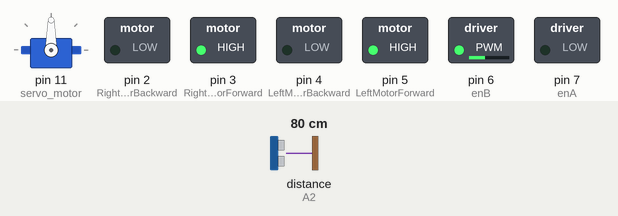
Recording of a sketch running on a simulated Arduino Uno, built with avr-gcc and run on an emulated ATmega328P. Shown: servo, switched loads named in the sketch (green lamp = pin HIGH). The inputs (shaded band) are chosen by the test bench; at power-on: distance to the obstacle (sensor on A2) 80 cm. The echo pulse lasts 58.3 µs per cm.

Above: at 5.3 s.
5.4 s: distance to the obstacle (sensor on A2) set to 67 cm
6.9 s: distance to the obstacle (sensor on A2) set to 60 cm
At 9.6 s:
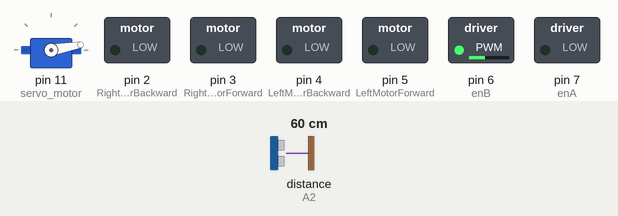
9.9 s: distance to the obstacle (sensor on A2) set to 57 cm
At 12.8 s:
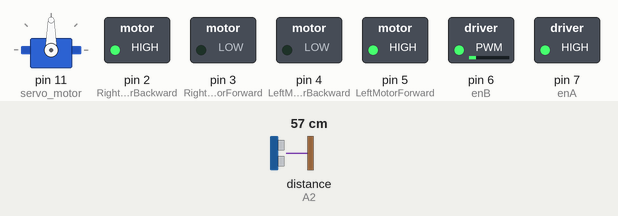
12.9 s: distance to the obstacle (sensor on A2) set to 120 cm
At 13.33 s:
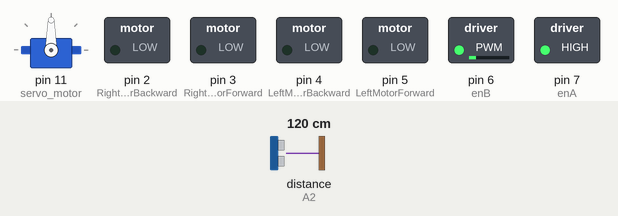
14.9 s: distance to the obstacle (sensor on A2) set to 2 cm
At 19.8 s:
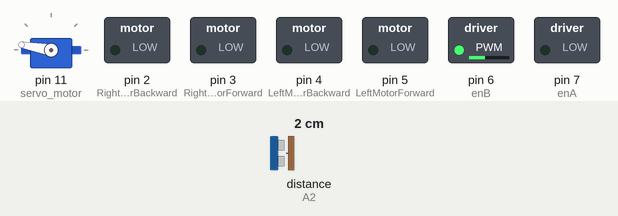
Timing chart, 0 to 24.4 s (numbered marks = the images above; inputs shaded):
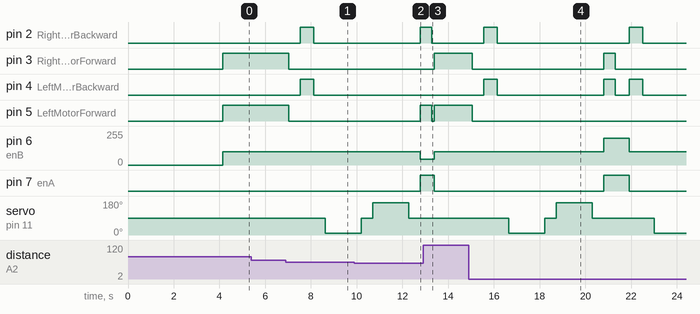

The sketch:

Robot-Obstacle-Avoiding.ino
```cpp
#include <Servo.h>          //Servo motor library.
#include <NewPing.h>        //Ultrasonic sensor function library.

//our HEX WB291111 control pins
const int enB = 6;
const int LeftMotorForward = 5;
const int LeftMotorBackward = 4;

const int enA = 7;
const int RightMotorForward = 3;
const int RightMotorBackward = 2;

//sensor pins
#define trig_pin A1 //analog input 1
#define echo_pin A2 //analog input 2

#define maximum_distance 200
boolean goesForward = false;
int distance = 100;

#define maxSpeed 100
int currentSpeed = 100;

boolean turnedLeft = false;

NewPing sonar(trig_pin, echo_pin, maximum_distance); //sensor function
Servo servo_motor; //our servo name


void setup() {

  pinMode(enA, OUTPUT);
  pinMode(enB, OUTPUT);
  pinMode(RightMotorForward, OUTPUT);
  pinMode(LeftMotorForward, OUTPUT);
  pinMode(LeftMotorBackward, OUTPUT);
  pinMode(RightMotorBackward, OUTPUT);

  servo_motor.attach(11); //our servo pin

  servo_motor.write(90);
  delay(3000);
  distance = readPing();
  delay(200);
  distance = readPing();
  delay(200);
  distance = readPing();
  delay(200);
  distance = readPing();
  delay(200);
}

void loop() {
  boolean isCloseToObstacle = false;
  int distanceRight = 0;
  int distanceLeft = 0;
  delay(50);

  //When we recognize obstacle between 7 cm to 15 cm, we'll slow down
  if(distance <= 150 && distance > 65 && distance%10 == 0)
  {
    currentSpeed -= 10;
    isCloseToObstacle = true;
  }
  else if (distance <= 65) {
    moveStop();
    delay(500);
    moveBackward();
    delay(600);
    moveStop();
    delay(500);
    distanceRight = lookRight();
    delay(500);
    distanceLeft = lookLeft();
    delay(500);

    if (distance >= distanceLeft || distance >= distanceRight) { //the distance of one of the sides is longer than 6 cm
      if (distanceLeft < distanceRight)
      {
        turnRight();
        moveStop();
      }
      else
      {
        turnLeft();
        moveStop();
      }
    }
    else { //The distance on both sides is shorter than 6 cm, so we'll reverse
      moveBackward();
    }
  }
  else {
    if(isCloseToObstacle == true)
    {
        currentSpeed = 100;
    }
    moveForward();
  }

  distance = readPing();
}

int lookRight() {
  servo_motor.write(10);
  delay(1000);
  int distance = readPing();
  delay(500);
  servo_motor.write(90);
  return distance;
}

int lookLeft() {
  servo_motor.write(170);
  delay(1000);
  int distance = readPing();
  delay(500);
  servo_motor.write(90);
  return distance;
  delay(500);
}

int readPing() {
  delay(70);
  int cm = sonar.ping_cm();
  if (cm == 0) { //the sensor dont recognize any obstacle that is in distance less than max distance
    cm = 250;
  }
  return cm;
}

void moveStop() {

  digitalWrite(RightMotorForward, LOW);
  digitalWrite(LeftMotorForward, LOW);
  digitalWrite(RightMotorBackward, LOW);
  digitalWrite(LeftMotorBackward, LOW);
}

void moveForward() {

  if (!goesForward) {

    goesForward = true;

    digitalWrite(LeftMotorForward, HIGH);
    digitalWrite(RightMotorForward, HIGH);

    analogWrite(enA, currentSpeed);

    digitalWrite(LeftMotorBackward, LOW);
    digitalWrite(RightMotorBackward, LOW);

    analogWrite(enB, currentSpeed);

  }
}

void moveBackward() {

  goesForward = false;

  digitalWrite(LeftMotorBackward, HIGH);
  digitalWrite(RightMotorBackward, HIGH);

  analogWrite(enA, 100);

  digitalWrite(LeftMotorForward, LOW);
  digitalWrite(RightMotorForward, LOW);

  analogWrite(enB, 100);

}

void turnRight() {

  digitalWrite(LeftMotorForward, HIGH);
  digitalWrite(RightMotorBackward, HIGH);

  analogWrite(enA, 200);

  digitalWrite(LeftMotorBackward, LOW);
  digitalWrite(RightMotorForward, LOW);

  analogWrite(enB, 300);

  delay(500);

  digitalWrite(LeftMotorForward, HIGH);
  digitalWrite(RightMotorForward, HIGH);

  analogWrite(enA, 200);

  digitalWrite(LeftMotorBackward, LOW);
  digitalWrite(RightMotorBackward, LOW);

  analogWrite(enB, 300);

}

void turnLeft() {

  digitalWrite(LeftMotorBackward, HIGH);
  digitalWrite(RightMotorForward, HIGH);

  analogWrite(enA, 300);

  digitalWrite(LeftMotorForward, LOW);
  digitalWrite(RightMotorBackward, LOW);

  analogWrite(enB, 200);

  delay(500);

  digitalWrite(LeftMotorForward, HIGH);
  digitalWrite(RightMotorForward, HIGH);

  analogWrite(enA, 300);

  digitalWrite(LeftMotorBackward, LOW);
  digitalWrite(RightMotorBackward, LOW);

  analogWrite(enB, 200);
}
```

Measured:
- the behaviour switches between 65 and 64 cm on distance to the obstacle (sensor on A2) (found by bisection; images 0 and 1)
- the behaviour switches between 60 and 59 cm on distance to the obstacle (sensor on A2) (found by bisection; images 1 and 2)
- after the input at 5.4 s, every drawn part: stays the same
- after the input at 6.9 s, pin 2 (RightMotorBackward), pin 4 (LeftMotorBackward): LOW → HIGH after 0.62 s, → LOW 0.60 s later; pin 3 (RightMotorForward), pin 5 (LeftMotorForward): HIGH → LOW after 0.12 s; servo on pin 11 (servo_motor): 90° → 10° after 1.7 s
- after the input at 9.9 s, pin 2 (RightMotorBackward), pin 5 (LeftMotorForward): LOW → HIGH after 2.9 s; pin 3 (RightMotorForward), pin 4 (LeftMotorBackward): stays LOW (without the input it goes to HIGH after 2.9 s); pin 6 (enB): 100/255 → 44/255 after 2.9 s
- after the input at 12.9 s, pin 2 (RightMotorBackward): goes on until 13.3 s, then stays LOW; pin 3 (RightMotorForward): LOW → HIGH after 0.50 s; pin 4 (LeftMotorBackward): stays LOW (without the input it goes to HIGH after 1.0 s); pin 6 (enB): 44/255 → 100/255 after 0.50 s instead of 1.0 s; pin 7 (enA): HIGH → LOW after 0.50 s instead of 1.0 s
- after the input at 14.9 s, pin 2 (RightMotorBackward): alternates HIGH for 0.60 s and LOW for 5.8 s, starting after 0.65 s; pin 3 (RightMotorForward): HIGH → LOW after 0.15 s, → HIGH 5.7 s later, → LOW 0.50 s later
